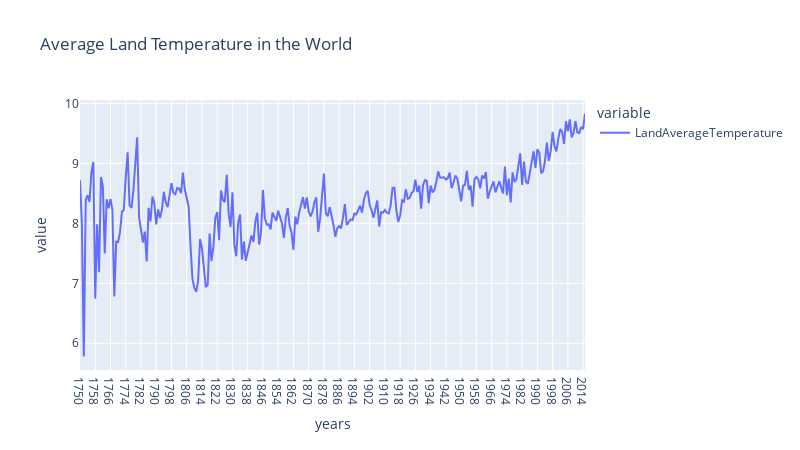

The code cell stored with this chart in its notebook:
### Code cell
px.line(
    data_frame=data,
    x='years',
#    y=['LandAverageTemperature', 'Uncertainity Top', 'Uncertainity Bottom'],
    y=['LandAverageTemperature'],    
    line_group=None,
    color=None,
    line_dash=None,
    symbol=None,
    hover_name=None,
    hover_data=None,
    custom_data=None,
    text=None,
    facet_row=None,
    facet_col=None,
    facet_col_wrap=0,
    facet_row_spacing=None,
    facet_col_spacing=None,
    error_x=None,
    error_x_minus=None,
    error_y=None,
    error_y_minus=None,
    animation_frame=None,
    animation_group=None,
    category_orders=None,
    labels=None,
    orientation=None,
    color_discrete_sequence=None,
    color_discrete_map=None,
    line_dash_sequence=None,
    line_dash_map=None,
    symbol_sequence=None,
    symbol_map=None,
    markers=False,
    log_x=False,
    log_y=False,
    range_x=None,
    range_y=None,
    line_shape=None,
    render_mode='auto',
    title='Average Land Temperature in the World',
    template=None,
    width=800,
    height=450,
)

### Figure 1 — Plotly figure (JSON) as saved in the notebook; plotly's stock layout.template omitted (floating-point values rounded to 4 significant figures; data arrays with more than 128 entries replaced by an {"elided": "..."} marker saying what was removed)
{"data": [{"hovertemplate": "variable=LandAverageTemperature<br>years=%{x}<br>value=%{y}<extra></extra>", "legendgroup": "LandAverageTemperature", "line": {"color": "#636efa", "dash": "solid"}, "marker": {"symbol": "circle"}, "mode": "lines", "name": "LandAverageTemperature", "orientation": "v", "showlegend": true, "type": "scatter", "x": {"elided": "266 str values"}, "xaxis": "x", "y": {"elided": "266 float values"}, "yaxis": "y"}], "layout": {"height": 450, "legend": {"title": {"text": "variable"}, "tracegroupgap": 0}, "title": {"text": "Average Land Temperature in the World"}, "width": 800, "xaxis": {"anchor": "y", "domain": [0, 1], "title": {"text": "years"}}, "yaxis": {"anchor": "x", "domain": [0, 1], "title": {"text": "value"}}}}
